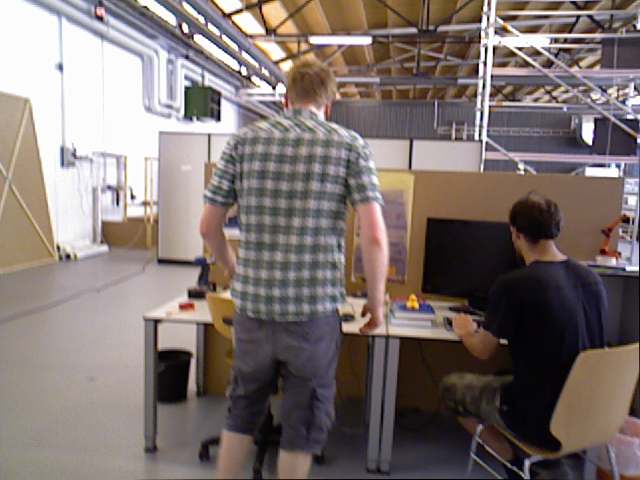
#> input picture src/python/image.png, 640 x 480 px
$ python rgb2gray.py ../src/python/image.png out.png
#> lines starting #> are read from the running program, lines starting #| are printed output that depends on the picture; after the words box and inside, x2 and y2 are one past the last pixel; in counts of white or black regions, pixels touching at a corner belong together
import sys
import cv2
import numpy as np

oriname=sys.argv[1]
oriimg=cv2.imread(oriname)
#> oriimg is the input picture: shape (480, 640, 3); mean B, G, R 111.6, 114.8, 126.4
#oriimg=cv2.resize(oriimg,(320,240))
#print oriimg.shape
orimat=np.asarray(oriimg)
#print(type(oriimg))

matgray=np.zeros([480,640], dtype=np.uint8)
#print matrgb.shape

mask=orimat==(139,0,0)
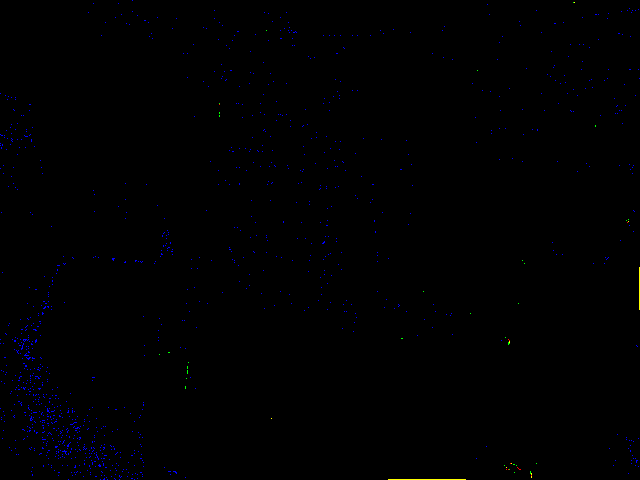
#> mask: shape (480, 640, 3) bool; mean B, G, R 0.00472, 0.000589, 0.000469
#print mask
mask=mask[:,:,0:1]
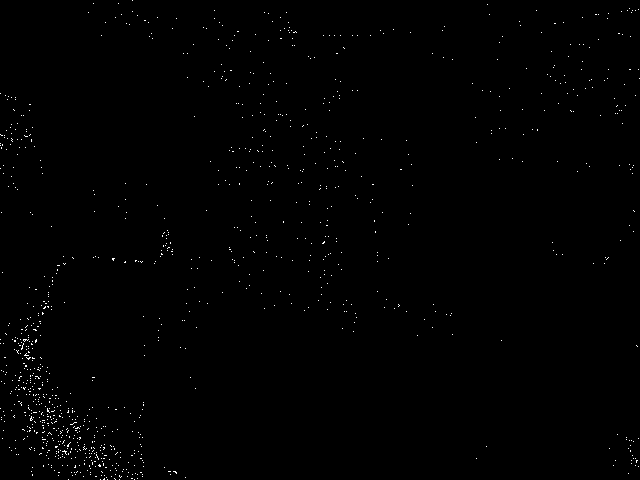
#> mask: shape (480, 640, 1) bool; 0.47% white in thin lines or dots
#print mask.shape
mask=np.squeeze(mask)
#print mask.shape
matgray[mask]=1

mask=orimat==(0,0,128)
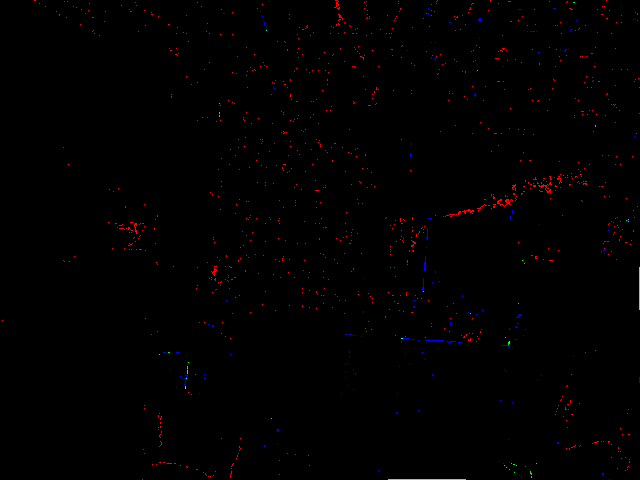
#> mask: shape (480, 640, 3) bool; mean B, G, R 0.0017, 0.000589, 0.00508
mask=mask[:,:,0:1]
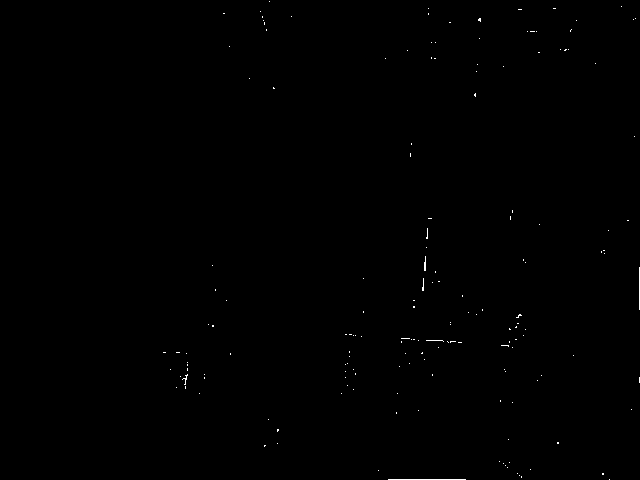
#> mask: shape (480, 640, 1) bool; 0.17% white in thin lines or dots, all inside (x1, y1, x2, y2) = (163, 1, 640, 480)
mask=np.squeeze(mask)
#print mask
matgray[mask]=57

cv2.imwrite(sys.argv[2],matgray)
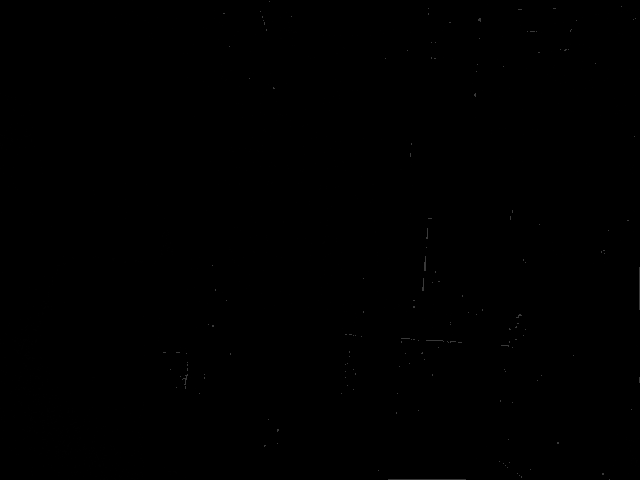
#> saved as out.png: shape (480, 640); min 0, max 57, mean 0.1
